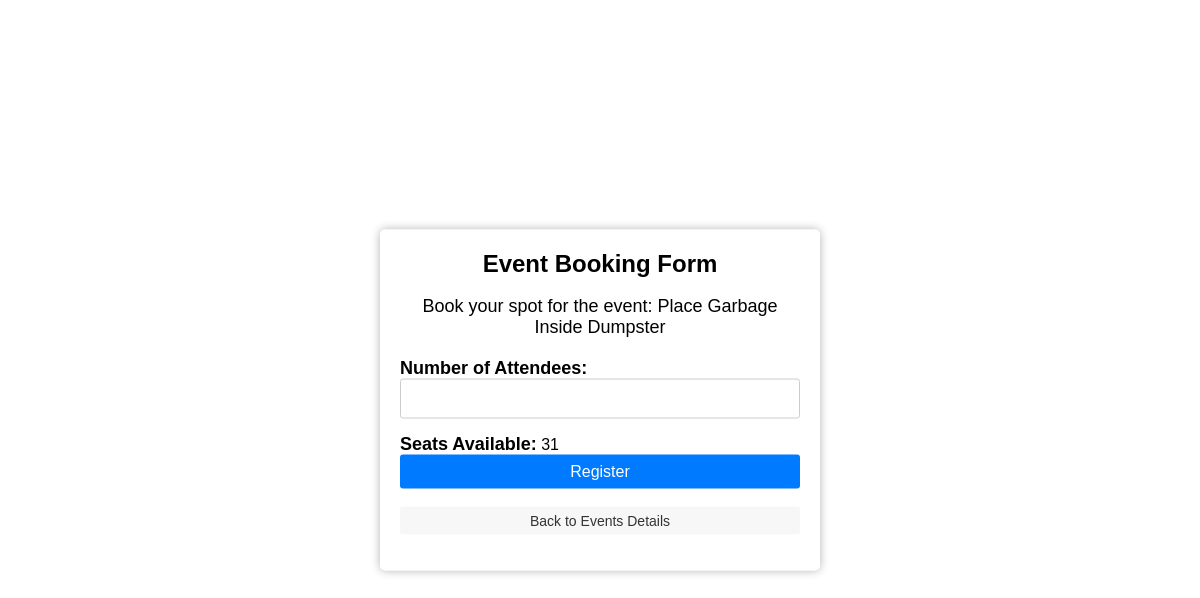
The app's page /book_event/w1/ (signed in), older data.
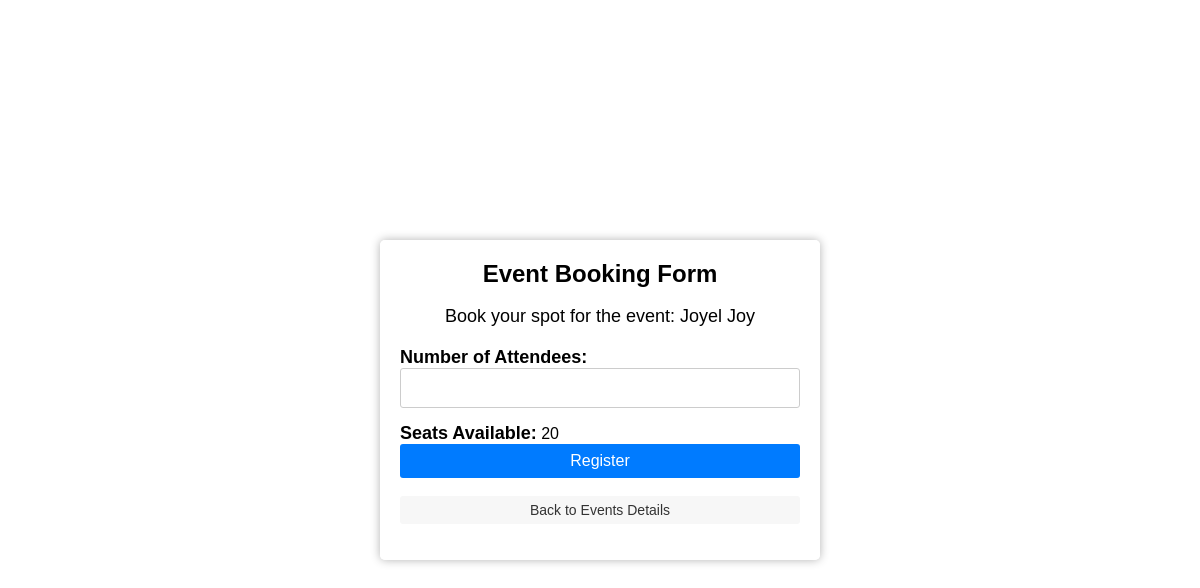
The same page, newer data.
### app32/models.py (models this page shows, shortened)
class Event(models.Model):
    user = models.ForeignKey(User, on_delete=models.CASCADE, default=None)
    name = models.CharField(max_length=200)
    description = models.TextField()
    date = models.DateField()
    time = models.TimeField()
    location = models.CharField(max_length=200)
    max_participants = models.IntegerField(default=0)
    image = models.ImageField(upload_to='event_images/', null=True, blank=True)
    event_id = models.CharField(max_length=20, primary_key=True, default=None)
    category = models.CharField(max_length=50, default=None, choices=[
        ('category1', 'Environmental Cleanup Campaign'),
        ('category2', 'Waste Management Seminar'),
        ('category3', 'Expo'),
        ('category4', 'Composting Workshop'),
        ('category5', 'Environmental Hackathon'),
    ])

### app32/views.py (the view, shortened to what this page needs)
# urls.py: path('book_event/<str:event_id>/', views.event_booking, name='event_booking'),
@never_cache
@login_required(login_url='loginn')
def event_booking(request, event_id=None):
    event = None
    if event_id:
        event = get_object_or_404(Event, event_id=event_id)
    return render(request, 'event/bookingeventform.html', {'event': event})

### templates/event/bookingeventform.html (shortened to what this page needs)
<div class="container">
    <h1 class="mt-5">Event Booking Form</h1>
    {% if event %}
        <p class="mb-4">Book your spot for the event: {{ event.name }}</p>
    {% else %}
        <p class="alert alert-warning">No events available for booking at the moment.</p>
    {% endif %}
    <form method="post" class="mt-4" id="booking-form" onsubmit="return validateForm()">
        <div class="mb-4">
            <label for="attendees" class="form-label">Number of Attendees:</label>
            <input type="text" id="attendees" name="attendees" class="form-control">
        </div>
        <div class="mb-4">
            <label for="available-seats" class="form-label">Seats Available:</label>
            <span id="available-seats">{{ event.max_participants }}</span>
        </div>
<button type="submit" name="submit" class="btn btn-primary btn-register">Register</button><br>
<a href="{% url 'show_events' %}" class="btn btn-secondary btn-back">Back to Events Details</a>
    </form>
</div>

Row changes from the older to the newer data that the page shows:
changed Event: name "Place Garbage Inside Dumpster" → "Joyel Joy"; max_participants "31" → "20"
